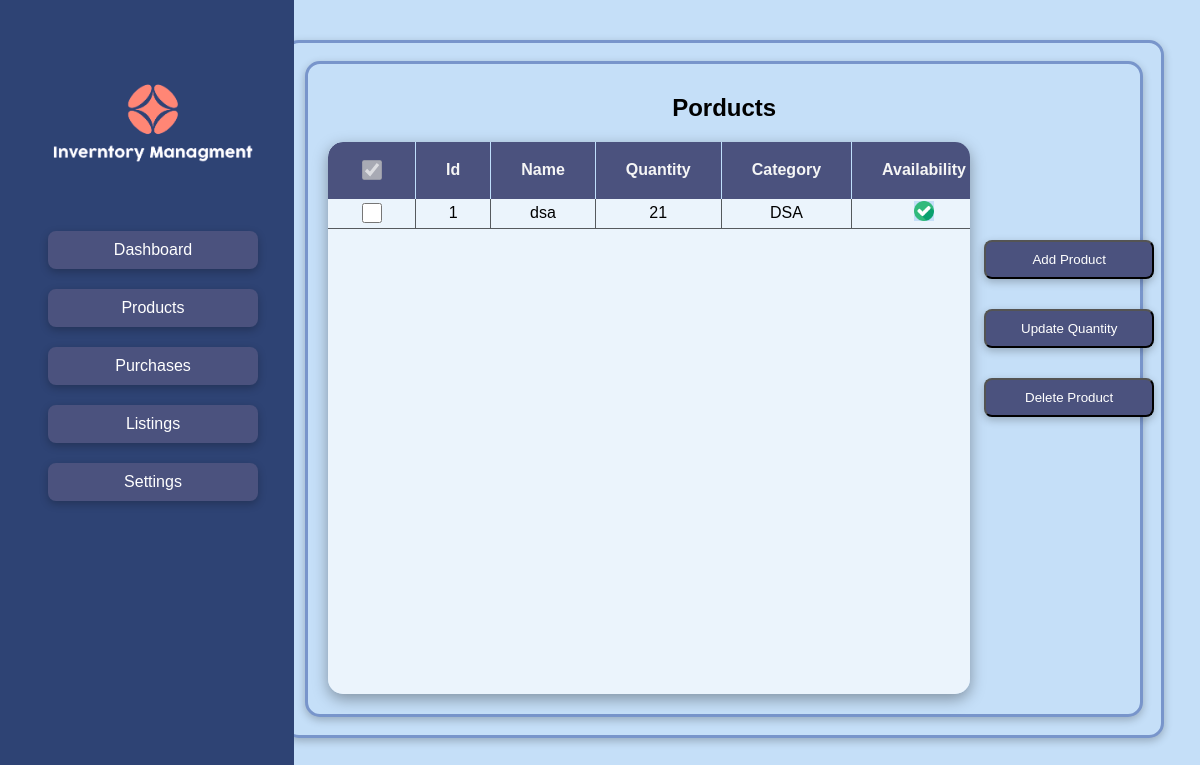
/products, run on an earlier commit of the app's database.
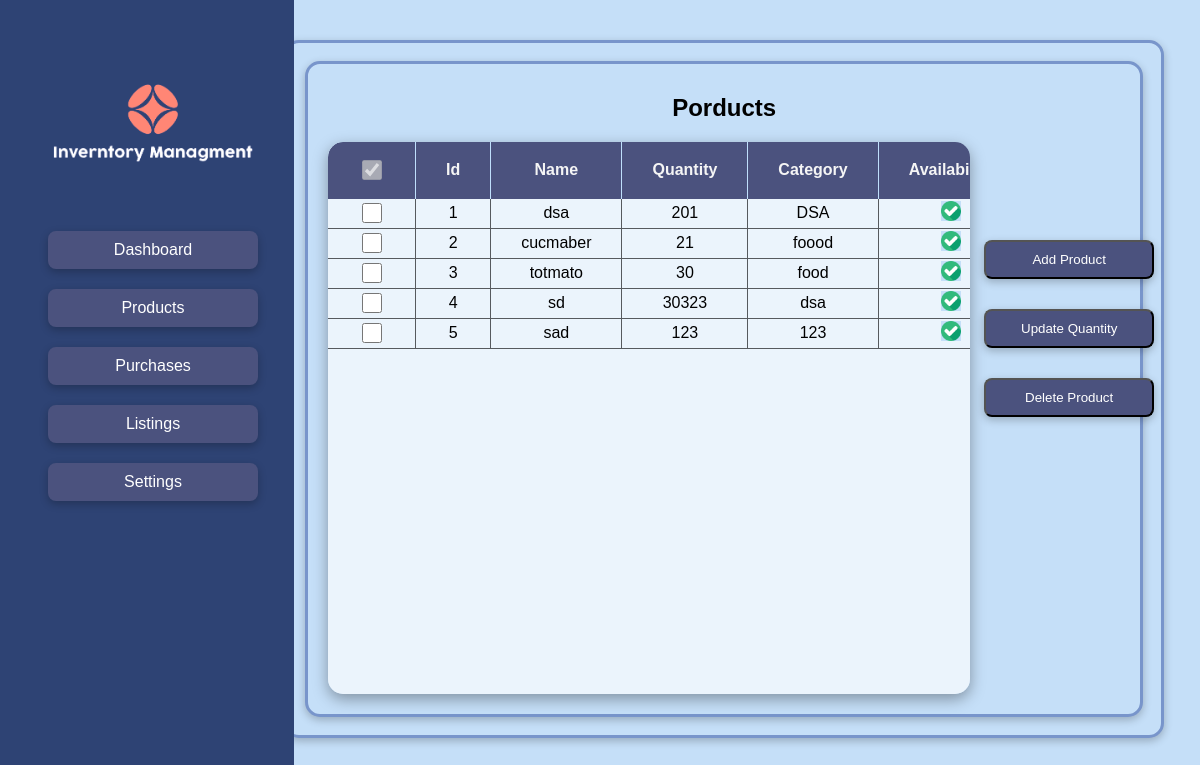
And on a later commit of the database.
### tables this page shows
CREATE TABLE products (id INTEGER, name TEXT, quantity INTEGER, category TEXT, availability TEXT, price INTEGER);

### app.py (the view)
@app.route("/products")
def products():
    return render_template('products.html',data=load("products"))

### sql.py (called while the page is built)
def query(sql):
    with  sqlite3.connect("database.db") as conn:
        cur = conn.cursor()
        return cur.execute(sql)

def load(table_name):
        data = query(f"SELECT * FROM {table_name}")
        return [dict(zip([name[0] for name in data.description],i)) for i in data]

### templates/products.html (shortened to what this page needs)
{% extends "base.html" %}
{% block content %}
<h2 style="text-align: center;">Porducts</h2>
<div id="table_container">
<table class="table">
    <tr>
        <th style="border-top-left-radius: 15px;">
            <input type="checkbox" name="" id="" checked disabled>
        </th>
        <th>
            Id
        </th>
        <th>
            Name
        </th>
        <th>
            Quantity
        </th>
        <th>
            Category
        </th>
        <th>
            Availability
        </th>
    </tr>
    {% for product in data %}
    <tr>
        <td>
            <input type="checkbox" id="{{ product.id }}">
        </td>
        <td>
            {{ product.id }}
        </td>
        <td>
            {{ product.name }}
        </td>
        <td>
            {{ product.quantity }}
        </td>
        <td>
            {{ product.category }}
        </td>
        <td>
            {% if product.quantity|int > 0 %}
            <img src="/static/available.png" alt="" width="20px">
            {% else %}
            <img src="/static/unavailable.png" alt="" width="20px">
            {% endif %}
        </td>
    </tr>
    {% endfor %}
</table>
</div>
<div id="products-buttons">
    <button href="" id="" class="button" onclick='set_popup("add_product")'>Add Product</button>
    <button href="" class="button" onclick='update_quantity_button()'>Update Quantity</button>
    <button href="" class="button" onclick='set_popup("delete_product")'>Delete Product</button>
</div>
{% endblock %}

### templates/base.html (shortened to what this page needs)
<!DOCTYPE html>
<html lang="en">
<head>
    <link rel="stylesheet" href="/static/style.css">
</head>
<body>
    <div id="body">
        <div id="nav">
            <img src="/static/logo.png" alt="" id="site-logo" loading="eager">
            <a class="button" href="/">Dashboard</a>
            <a class="button" href="/products">Products</a>
            <a class="button" href="/purchases">Purchases</a>
            <a class="button" href="/listings">Listings</a>
            <a class="button" href="/">Settings</a>
        </div>
        <div id="content-border">
            <div id="content">
                {% block content %}
                {% endblock %}
            </div>
        </div>
    </div>
</body>
</html>

### static/style.css (style rules this page uses)
* { font-family: Arial, Helvetica, sans-serif; background-color: #C5DFF8 ; }
#nav { display: flex; flex-direction: column; gap: 20px; position: fixed; padding-right: 3vw; text-align: center; background-color: #2E4374; bottom: 0; top: 0; left: 0; }
#site-logo { width: 210px; margin-left: 4vw; margin-top: 10vh; margin-bottom: 6vh; background-color: #2E4374; }
.button { color: white; text-decoration: none; margin-left: 4vw; background-color: #4B527E; border-radius: 8px; padding-top: 10px; padding-bottom: 10px; padding-left: 35px; padding-right: 35px; text-align: center; box-shadow: rgba(0, 0, 0, 0.24) 0px 3px 8px; }
#content-border { margin-left: 23vw; margin-right: 2.3vw; margin-top: 5vh; border: 3px solid #7895CB; border-radius: 15px; box-shadow: rgba(0, 0, 0, 0.24) 0px 3px 8px; }
#content { margin: 1.5vw; border: 3.5px solid #7895CB; padding: 10px; border-radius: 15px; background-color: #C5DFF8 ; box-shadow: rgba(0, 0, 0, 0.24) 0px 3px 8px; }
.table { text-align: center; border-collapse:collapse; height: 69vh; overflow-y: scroll; display: block; border-radius: 15px; width: 53.5vw; background-color: #ebf4fc; box-shadow: rgba(0, 0, 0, 0.35) 0px 5px 15px; margin-left: 10px; margin-bottom: 10px; }
th { height: 55px; border-right: 1px solid #bfdffc; background-color: #4B527E; color: whitesmoke; position: sticky; top: 0 }
td { border-right: 1px solid #565a5e; border-bottom:1px solid #565a5e; ; background-color: #ebf4fc; }
input[type="checkbox"] { width: 20px; height: 20px; }
th,td { padding-right: 30px; padding-left: 30px; }
#products-buttons { display: flex; flex-direction: column; gap: 30px; background: none; position: absolute; left: 78vw; top: 30vh; }

What changed in the data, as far as the page shows it:
changed products "DSA": quantity "21" → "201"
added products: id "2", name "cucmaber", quantity "21", category "foood"
added products: id "3", name "totmato", quantity "30", category "food"
added products: id "4", name "sd", quantity "30323", category "dsa"
added products: id "5", name "sad", quantity "123", category "123"
